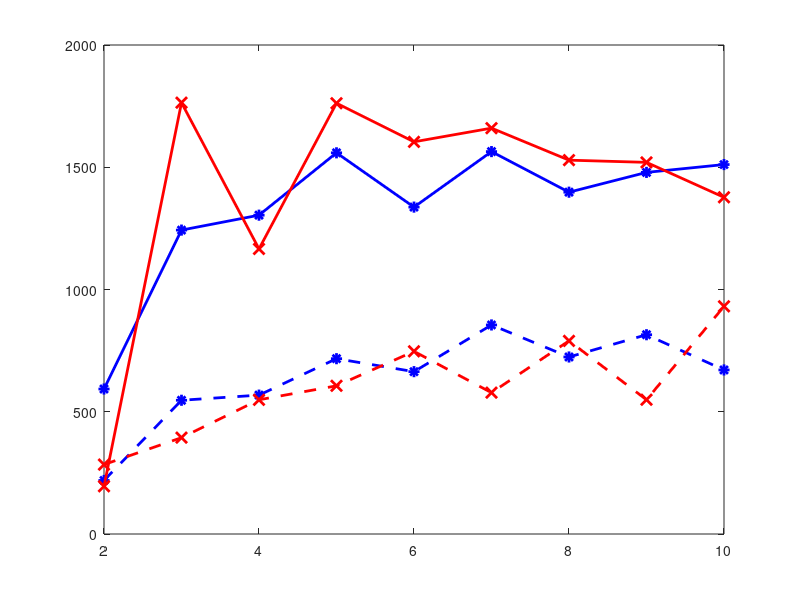

The MATLAB script that drew this image: (Note: this script raises an error after producing the figure.)
clear;

error = [0.0, 0.05, 0.10, 0.15, 0.20, 0.25, 0.30];

% 5 blocks 5000 nodes
%{
%F-score
SVD_unscaled = [0.8725, 0.8159, 0.7521, 0.6839, 0.5761, 0.4848, 0.2994];
SVD_unscaled_tSNE = [0.9205, 0.8837, 0.8209, 0.7182, 0.6216, 0.4972, 0.3547];
SVD_scaled = [0.9451, 0.8964, 0.7951, 0.7089, 0.5786, 0.4949, 0.3043];
SVD_scaled_tSNE = [0.9352, 0.8549, 0.8101, 0.7442, 0.6410, 0.5247, 0.3605];
SKEW = [0.4288, 0.5385, 0.5475, 0.4428, 0.4290, 0.4345, 0.2558];
HERM = [0.5962, 0.5375, 0.5801, 0.2906, 0.5023, 0.3602, 0.2250];
BAS = [0.8740, 0.8171, 0.4292, 0.3956, 0.5561, 0.3060, 0.2719];
BAS_tSNE = [0.7826, 0.5313, 0.6385, 0.6248, 0.3790, 0.3217, 0.2152];
BCS = [0.8740, 0.8171, 0.4822, 0.4007, 0.3740, 0.3748, 0.2907];
BCS_tSNE = [0.5486, 0.5855, 0.4835, 0.3823, 0.3478, 0.3402, 0.2808];
%}
%ARI
%{
SVD_unscaled = [0.7267,0.6122,0.5028,0.4001,0.2837,0.1766,0.0648];
SVD_unscaled_tSNE = [];
SVD_scaled = [0.8687,0.7632,0.5737,0.4377,0.2911,0.1876,0.0686];
SVD_scaled_tSNE = [];
SKEW = [0.3660,0.3345,0.3087,0.2664,0.2252,0.1517,0.0605];
HERM = [0.3875,0.4061,0.3701,0.1586,0.2388,0.1255,0.0405];
BAS = [0.7152,0.6052,0.2596,0.2019,0.2453,0.0927,0.0389];
BAS_tSNE = [];
BCS = [];
BCS_tSNE = [];
%}

%{
% 10 blocks 5000 nodes
SVD_unscaled = [0.3132, 0.2801, 0.2239, 0.1411, 0.1140, 0.0748, 0.1150];
SVD_unscaled_tSNE = [0.3906, 0.3255, 0.2453, 0.1662, 0.1230, 0.0951, 0.0913];
SVD_scaled = [0.3511, 0.2701, 0.2051, 0.1628, 0.1311, 0.0927, 0.1072];
SVD_scaled_tSNE = [0.3329, 0.2895, 0.2314, 0.1437, 0.1099, 0.1037, 0.1091];
SKEW = [0.3970, 0.3220, 0.2551, 0.2055, 0.1328, 0.1109, 0.1115];
HERM = [0.2805, 0.3013, 0.1977, 0.2270, 0.1347, 0.1300, 0.0980];
BAS = [0.1840, 0.1752, 0.1322, 0.1110, 0.0946, 0.0778, 0.0966];
BAS_tSNE = [0.2452, 0.1828, 0.1500, 0.1288, 0.0990, 0.1042, 0.0955];
BCS = [0.2423, 0.1889, 0.1367, 0.1253, 0.0831, 0.0987, 0.0772];
BCS_tSNE = [0.2437, 0.1990, 0.1378, 0.1159, 0.0993, 0.1074, 0.0956];
%}

%{
% Dimosthenis' dataset
error = [2,3,4,5,6,7,8,9,10];

SVD_unscaled = [1.0000,1.0000,1.0000,1.0000,1.0000,1.0000,1.0000,1.0000,1.0000];
SVD_unscaled_tSNE = [1.0000,1.0000,1.0000,1.0000,1.0000,1.0000,1.0000,1.0000,1.0000];
SVD_scaled = [1.0000,1.0000,1.0000,1.0000,1.0000,1.0000,1.0000,1.0000,1.0000];
SVD_scaled_tSNE = [0.9215,1.0000,1.0000,1.0000,1.0000,1.0000,1.0000,1.0000,1.0000];
SKEW = [1.0000,1.0000,1.0000,1.0000,1.0000,1.0000,1.0000,1.0000,1.0000];
HERM = [1.0000,1.0000,1.0000,1.0000,0.9960,1.0000,0.9990,1.0000,0.9655];
BAS = [0.6584,0.4048,0.8296,0.8117,0.8234,0.8677,0.8357,0.6570,0.5291];
BAS_tSNE = [0.9225,0.3928,0.9473,0.8885,0.9449,0.9271,0.9533,0.9532,0.9107];
BCS = [0.3356,0.1711,0.1062,0.0747,0.0576,0.0474,0.0412,0.0375,0.0348];
BCS_tSNE = [0.5330,0.3139,0.2734,0.2351,0.2266,0.2121,0.1932,0.1627,0.1535];
%}

% DSBM dataset
%{
error = [2,3,4,5,6,7,8,9,10];

SVD_unscaled = [0.9984,0.9245,0.7543,0.8735,0.6012,0.5650,0.4785,0.4034,0.3682];
SVD_unscaled_tSNE = [1.0000,0.9488,0.9144,0.9234,0.8448,0.6839,0.4841,0.5138,0.3923];
SVD_scaled = [0.9996,0.9537,0.9388,0.9455,0.6979,0.5764,0.4985,0.4286,0.3634];
SVD_scaled_tSNE = [1.0000,0.9848,0.9582,0.9363,0.8588,0.5975,0.5385,0.5252,0.4079];
SKEW = [0.9896,0.9728,0.7128,0.4298,0.5129,0.6015,0.5123,0.4243,0.3926];
SKEW_tSNE = [0.9070,0.3608,0.6960,0.8363,0.6783,0.6531,0.5757,0.5246,0.4427];
HERM = [0.9750,0.6987,0.4469,0.5946,0.4982,0.6655,0.2702,0.2531,0.3096];
HERM_tSNE = [0.9242,0.5453,0.5289,0.7226,0.5903,0.7802,0.3961,0.3622,0.3580];
BAS = [0.9992,0.3297,0.6323,0.8740,0.4672,0.3970,0.2876,0.2903,0.1924];
BAS_tSNE = [0.5890,0.3061,0.7254,0.6270,0.3781,0.4280,0.3467,0.3412,0.2276];
BCS = [0.9992,0.3177,0.6286,0.8740,0.4672,0.3980,0.3144,0.2721,0.1827];
BCS_tSNE = [0.7624,0.2914,0.6576,0.6055,0.5164,0.3146,0.3053,0.3397,0.2484];
%}

% LFR
%{
error = [0.10,0.12,0.14,0.16,0.18,0.20,0.22,0.24,0.26,0.28,0.30,0.32,0.34,0.36,0.38,0.40];
SVD_unscaled = [0.9163,0.9198,0.8854,0.9180,0.8770,0.9578,0.9538,0.8863,0.8821,0.9531,0.8706,0.8788,0.8817,0.9147,0.8451,0.8962];
SVD_unscaled_tSNE = [1.0000,1.0000,1.0000,1.0000,1.0000,1.0000,1.0000,1.0000,1.0000,1.0000,1.0000,1.0000,1.0000,1.0000,1.0000,1.0000];
SVD_scaled = [0.9555,0.9137,0.9219,0.8805,0.9192,0.9154,0.9087,0.8854,0.8764,0.9072,0.8769,0.8699,0.9142,0.8776,0.8823,0.9238];
SVD_scaled_tSNE = [1.0000,1.0000,1.0000,1.0000,1.0000,1.0000,1.0000,1.0000,1.0000,1.0000,1.0000,1.0000,1.0000,1.0000,1.0000,1.0000];

SKEW = [0.4160,0.4264,0.4212,0.4258,0.4359,0.4569,0.4215,0.3861,0.3689,0.3952,0.4039,0.3681,0.3469,0.3520,0.3914,0.2797];
SKEW_tSNE = [0.5235,0.5120,0.4972,0.5292,0.5071,0.4910,0.4909,0.4769,0.5102,0.4961,0.4818,0.4536,0.4062,0.4388,0.4708,0.3392];
HERM = [0.4363,0.4409,0.4496,0.3756,0.4160,0.3965,0.3998,0.3569,0.3896,0.3947,0.3942,0.3374,0.2996,0.3125,0.3047,0.2368];
HERM_tSNE = [0.5216,0.4860,0.5077,0.4813,0.5114,0.4722,0.5003,0.4318,0.4817,0.4785,0.4409,0.4225,0.4136,0.3935,0.4168,0.2907];

BAS = [0.8543,0.8952,0.8656,0.7622,0.7082,0.7944,0.7896,0.7582,0.8035,0.8279,0.8642,0.7817,0.9106,0.8866,0.8476,0.9532];
BAS_tSNE = [0.9504,0.9403,0.9186,0.7980,0.7980,0.8395,0.9022,0.8193,0.8626,0.9040,0.9291,0.8641,0.9462,0.9305,0.9005,0.9900];
BCS = [0.8902,0.8617,0.8655,0.7582,0.6786,0.7765,0.7595,0.7241,0.7958,0.7924,0.8225,0.7889,0.8716,0.8607,0.8524,0.9156];
BCS_tSNE = [0.9226,0.9767,0.9496,0.8760,0.8144,0.8403,0.9063,0.8059,0.8252,0.9370,0.9343,0.8457,0.9742,0.9493,0.9300,0.9900];
%}

% AMLSIM-100 TOPCIVOl
error = [2,3,4,5,6,7,8,9,10];
%{
SVD_unscaled = [5.61,25.11,34.46,155.51,226.82,259.80,307.43,240.74,411.58];
SVD_unscaled_tSNE = [2.92,40.32,120.25,87.79,257.07,106.84,432.44,218.68,463.79];
SVD_scaled = [0.68,50.47,68.31,98.72,79.51,154.24,183.04,230.38,348.89];
SVD_scaled_tSNE = [7.54,10.70,29.04,244.02,214.04,226.76,222.61,299.75,266.08];
SKEW = [8.19,244.39,365.10,349.28,402.48,376.82,484.65,479.53,396.74];
SKEW_tSNE = [6.76,268.70,342.63,494.49,317.88,383.80,194.94,659.82,653.36];
HERM = [8.19,8.52,319.68,441.89,437.36,460.43,391.24,401.55,580.57];
HERM_tSNE = [8.19,2.79,302.39,417.16,278.90,521.11,482.50,481.99,638.79];
BAS = [3.32,4.87,376.49,339.64,353.21,406.22,355.24,449.59,377.10];
BAS_tSNE = [2.90,8.11,360.89,484.43,424.25,413.61,385.17,518.27,422.36];
BCS = [3.32,4.87,373.75,368.49,318.38,307.17,322.47,384.62,476.61];
BCS_tSNE = [0.00,14.90,378.00,360.03,333.74,409.17,352.16,561.88,487.32];
%}
% AMLSIM-100 TOPCISZ
%{
SVD_unscaled = [0.3245,1.2005,1.4439,5.3448,7.8746,7.3456,12.6416,7.2554,15.6661];
SVD_unscaled_tSNE = [0.1662,2.1717,7.2620,4.2767,14.9843,4.9005,25.9633,11.3722,24.5390];
SVD_scaled = [0.0239,1.5002,2.5415,3.6347,2.1871,4.5013,6.2636,7.4517,11.0626];
SVD_scaled_tSNE = [0.4196,0.6467,1.5802,10.5453,11.0960,11.4890,11.6856,15.7619,14.9537];
SKEW = [0.4762,14.1167,21.5720,17.0007,19.1219,18.0648,22.3486,22.6339,15.7687];
SKEW_tSNE = [0.3990,15.9001,21.4367,29.2315,17.2930,21.1115,11.0459,31.0422,35.7128];
HERM = [0.4762,0.4259,16.5201,23.5724,21.7080,20.6881,18.6839,16.2734,28.5911];
HERM_tSNE = [0.4762,0.1686,17.7752,23.7054,14.9180,30.3002,29.2772,23.9247,35.1874];
BAS = [0.1880,0.7897,22.7975,23.7517,24.2748,29.6453,27.2372,31.2220,26.3072];
BAS_tSNE = [0.1683,0.5329,19.2769,29.0072,27.9994,26.1026,26.6183,36.1941,29.7854];
BCS = [0.1880,0.7897,20.6131,24.9050,22.7600,21.0937,24.9268,26.4303,36.4868];
BCS_tSNE = [0.0000,1.0451,20.4905,20.9564,23.5138,26.9150,24.6293,38.2239,35.5275];
%}
% AMLSIM-100 TOPTF
%{
SVD_unscaled = [5.00,16.00,25.00,65.00,74.00,85.00,104.00,86.00,114.00];
SVD_unscaled_tSNE = [3.00,26.00,79.00,42.00,97.00,31.00,126.00,63.00,94.00];
SVD_scaled = [1.00,28.00,48.00,42.00,40.00,65.00,73.00,72.00,107.00];
SVD_scaled_tSNE = [8.00,8.00,17.00,103.00,76.00,71.00,67.00,88.00,91.00];
SKEW = [8.00,201.00,198.00,196.00,207.00,189.00,216.00,173.00,148.00];
SKEW_tSNE = [7.00,206.00,188.00,231.00,121.00,133.00,69.00,174.00,144.00];
HERM = [8.00,7.00,177.00,201.00,205.00,187.00,169.00,167.00,198.00];
HERM_tSNE = [8.00,2.00,166.00,198.00,94.00,165.00,127.00,117.00,151.00];
BAS = [3.00,4.00,221.00,206.00,136.00,144.00,108.00,114.00,111.00];
BAS_tSNE = [3.00,8.00,192.00,229.00,158.00,128.00,92.00,116.00,88.00];
BCS = [3.00,4.00,204.00,218.00,121.00,133.00,94.00,117.00,87.00];
BCS_tSNE = [0.00,14.00,204.00,198.00,145.00,117.00,99.00,140.00,89.00];
%}

%% AMLSIM-1k  —  TopCIvol
error = [2,3,4,5,6,7,8,9,10];          % K values (for reference)
%{
SVD_unscaled         = [ 134.71,  498.31,  591.97,  744.72, 1056.30, 1283.52, 1333.55, 1452.27, 1120.70 ];
SVD_unscaled_tSNE    = [ 582.35, 1702.95, 2196.65, 3015.30, 3122.64, 3776.58, 4139.96, 4624.87, 4579.38 ];
SVD_scaled           = [ 174.26,  405.51,  630.77,  883.87, 1042.41,  689.58, 1235.84,  809.39, 2301.54 ];
SVD_scaled_tSNE      = [ 145.96, 1939.36, 1745.09, 3270.05, 3466.97, 4224.19, 4343.44, 4494.81, 4820.49 ];

SKEW                 = [ 710.86,  971.13, 1320.89, 1339.68, 1801.85, 1777.11, 2260.48, 1305.79, 2600.93 ];
SKEW_tSNE            = [  96.36, 1890.04, 2196.54, 3508.05, 3386.49, 3475.02, 3497.22, 3956.51, 4374.04 ];

HERM                 = [ 638.45,  955.80,  871.25, 1428.18, 1315.35, 1864.64, 1449.52, 2134.66, 1507.78 ];
HERM_tSNE            = [ 334.91, 1636.24, 2110.76, 2639.76, 3848.21, 3593.26, 2951.47, 3199.22, 3367.30 ];

BAS                  = [   5.50,   18.10,   10.50,   20.74,   20.33,   25.67,   29.00,   34.33,   48.50 ];
BAS_tSNE             = [ 132.64,  186.04,  988.44, 1200.79, 1354.76, 1479.70, 2015.45, 2163.61, 2045.46 ];

BCS                  = [   5.50,   18.10,   10.50,   20.74,   20.33,   25.67,   29.00,   34.33,   48.50 ];
BCS_tSNE             = [  40.74,  568.20,  664.77, 1290.69, 1240.16, 1659.62, 1582.48, 2392.92, 2057.11 ];
%}

%% AMLSIM-1k  —  TopCIsz
%{
SVD_unscaled         = [   6.6679,  23.1958,  26.1399,  26.7397,  45.9880,  63.2848,  65.8382,  60.9221,  46.3268 ];
SVD_unscaled_tSNE    = [  36.4956, 109.4059, 132.9194, 218.6726, 206.1767, 316.8474, 315.5854, 314.9185, 390.5367 ];
SVD_scaled           = [   8.0066,  18.2898,  25.2303,  40.2174,  44.5905,  22.6437,  50.0029,  25.2392, 105.3780 ];
SVD_scaled_tSNE      = [  21.3576, 161.9072, 141.6935, 250.0362, 256.3169, 327.2826, 299.9846, 321.8701, 376.9795 ];

SKEW                 = [  33.1876,  33.0104,  42.0606,  42.1851,  58.0863,  56.4374,  80.3399,  45.1459, 101.0826 ];
SKEW_tSNE            = [  11.5442, 134.7283, 229.0980, 317.4229, 279.8414, 313.0359, 291.7228, 317.1936, 318.3462 ];

HERM                 = [  28.5023,  45.8688,  28.4062,  55.3768,  49.6842,  83.4780,  56.5809, 110.5024,  54.9224 ];
HERM_tSNE            = [  34.4926, 155.6392, 177.8746, 214.6166, 324.3110, 277.0618, 234.4429, 294.4679, 285.7938 ];

BAS                  = [   0.9706,   2.7000,   1.6923,   3.4048,   3.2222,   4.3333,   4.8889,   6.0000,   6.8889 ];
BAS_tSNE             = [  11.2737,  15.7857,  83.1172, 100.7955, 118.8347, 130.8959, 171.0813, 185.1980, 169.7854 ];

BCS                  = [   0.9706,   2.7000,   1.6923,   3.4048,   3.2222,   4.3333,   4.8889,   6.0000,   6.8889 ];
BCS_tSNE             = [   3.3848,  48.1314,  54.5211, 107.0991, 104.2875, 143.3127, 136.7035, 199.2738, 173.1456 ];
%}
%% AMLSIM-1k  —  TopTF

SVD_unscaled         = [ 219,  547,  568,  717,  664,  855,  724,  815,  671 ];
SVD_unscaled_tSNE    = [ 593, 1243, 1304, 1559, 1337, 1564, 1398, 1479, 1511 ];
SVD_scaled           = [ 284,  394,  549,  606,  747,  578,  790,  549,  931 ];
SVD_scaled_tSNE      = [ 195, 1764, 1166, 1762, 1604, 1660, 1529, 1520, 1377 ];

SKEW                 = [1025, 1119, 1105, 1116, 1175, 1150, 1211,  764, 1089 ];
SKEW_tSNE            = [ 120, 1682, 1715, 1989, 1500, 1549, 1320, 1263, 1130 ];

HERM                 = [ 954, 1153,  653, 1045,  804, 1026,  728,  842,  866 ];
HERM_tSNE            = [ 399, 1664, 1297, 1500, 1611, 1310,  885,  899,  966 ];

BAS                  = [  11,   24,   17,   29,   29,   33,   40,   44,   71 ];
BAS_tSNE             = [ 171,  177,  520,  582,  532,  579,  609,  635,  457 ];

BCS                  = [  11,   24,   17,   29,   29,   33,   40,   44,   71 ];
BCS_tSNE             = [  43,  415,  382,  586,  451,  564,  492,  643,  484 ];


%% Plotting
C=[ 0         0    1.0000
         0    0.4980         0
    1.0000    0.6000         0
    0.6353    0.0784    0.1843
     0.1490    0.8588    0.5059
    .0000    0.000         0  
    0.4000    0.2000    1.0000
    1.0000    0.0000    0.0000   
    1         0.3000    0
    0         0.20      0
    ]; 

style={'-*','--*','-x','--x','-+','-.o','-.s','-.d','--<','-->','-.*','-.x'};

figure

plot(error, SVD_unscaled, style{2},'color',C(1,:),'LineWidth',2,'MarkerSize',8);hold on;
plot(error, SVD_unscaled_tSNE, style{1},'color',C(1,:),'LineWidth',2,'MarkerSize',8);hold on;
plot(error, SVD_scaled, style{4},'color',C(8,:),'LineWidth',2,'MarkerSize',8);hold on; 
plot(error, SVD_scaled_tSNE, style{3},'color',C(8,:),'LineWidth',2,'MarkerSize',8);hold on;
%plot(error, SKEW, style{2},'color',C(1,:),'LineWidth',2,'MarkerSize',8);hold on;
%plot(error, SKEW_tSNE, style{1},'color',C(1,:),'LineWidth',2,'MarkerSize',8);hold on;
%plot(error, HERM, style{4},'color',C(8,:),'LineWidth',2,'MarkerSize',8);hold on;
%plot(error, HERM_tSNE, style{3},'color',C(8,:),'LineWidth',2,'MarkerSize',8);hold on;
%plot(error, BAS, style{2},'color',C(1,:),'LineWidth',2,'MarkerSize',8);hold on;
%plot(error, BAS_tSNE, style{1},'color',C(1,:),'LineWidth',2,'MarkerSize',8);hold on;
%plot(error, BCS, style{4},'color',C(8,:),'LineWidth',2,'MarkerSize',8);hold on;
%plot(error, BCS_tSNE, style{3},'color',C(8,:),'LineWidth',2,'MarkerSize',8);hold on;

ax = gca;
ax.YAxis(1).Color = 'k';

legend({...
    'SVD UNSCALED', ...
    'SVD UNSCALED tSNE', ...
    'SVD SCALED', ...
    'SVD SCALED tSNE', ...
    %'SKEW', ...
    %'SKEW tSNE',...
    %'HERM', ...
    %'HERM tSNE', ...
    %'BAS', ...
    %'BAS tSNE', ...
    %'BCS', ...
    %'BCS tSNE'...
     },'interpreter','latex','location','northwest');
 
 legend boxoff;
%xlabel('Noise $\mu$','interpreter','latex');
xlabel('Number of clusters','interpreter','latex');

ylabel('TopTF','interpreter','latex');
%ylabel('TopCISz','interpreter','latex');
%ylabel('TopCIVol','interpreter','latex');
%ylabel('F-Score','interpreter','latex');


xlim([min(error),max(error)]);

set(gca,'fontsize',30);
set(gca,'YMinorTick','on')
set(gca,'XMinorTick','on','XTick',error);

tightfig;

set(gcf,'units','points','position',[10 10 300 200]*1.9);